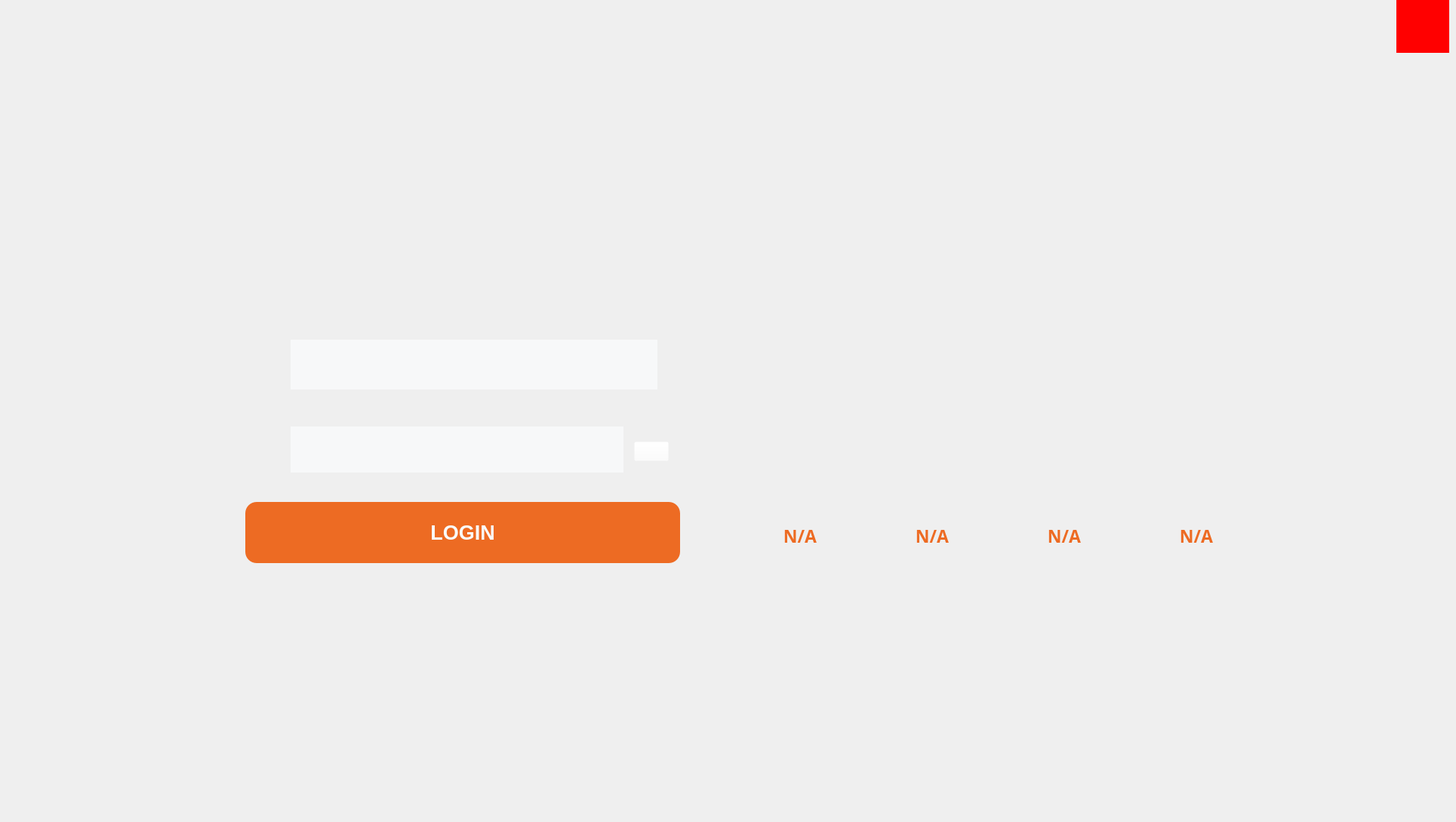
    <widget class="QWidget" name="page_login">
     <widget class="QLabel" name="background_login">
      <property name="geometry">
       <rect>
        <x>0</x>
        <y>0</y>
        <width>1920</width>
        <height>1080</height>
       </rect>
      </property>
      <property name="styleSheet">
       <string notr="true">image: url(:/img/img/LOGIN.png);</string>
      </property>
      <property name="text">
       <string/>
      </property>
     </widget>
     <widget class="QPushButton" name="login_button">
      <property name="geometry">
       <rect>
        <x>325</x>
        <y>665</y>
        <width>576</width>
        <height>81</height>
       </rect>
      </property>
      <property name="font">
       <font>
        <family>Arial</family>
        <pointsize>20</pointsize>
        <bold>true</bold>
       </font>
      </property>
      <property name="styleSheet">
       <string notr="true">QPushButton {
    border: none;
	color: rgb(250, 251, 252);
	background-color: rgb(237, 107, 35);
    border-radius: 15px;
}

QPushButton:hover {
	background-color: rgb(221, 99, 33);
}

QPushButton:pressed {
	background-color: rgb(255, 114, 38);
}
</string>
      </property>
      <property name="text">
       <string>LOGIN</string>
      </property>
     </widget>
     <widget class="QLineEdit" name="username">
      <property name="geometry">
       <rect>
        <x>385</x>
        <y>450</y>
        <width>486</width>
        <height>66</height>
       </rect>
      </property>
      <property name="font">
       <font>
        <pointsize>20</pointsize>
       </font>
      </property>
      <property name="styleSheet">
       <string notr="true">background-color: rgb(247, 248, 249);
color: rgb(82, 115, 163);
border:1px solid rgb(247, 248, 249);</string>
      </property>
      <property name="text">
       <string/>
      </property>
     </widget>
     <widget class="QLineEdit" name="password">
      <property name="geometry">
       <rect>
        <x>385</x>
        <y>565</y>
        <width>441</width>
        <height>61</height>
       </rect>
      </property>
      <property name="font">
       <font>
        <pointsize>20</pointsize>
       </font>
      </property>
      <property name="styleSheet">
       <string notr="true">background-color: rgb(247, 248, 249);
color: rgb(82, 115, 163);
border:1px solid rgb(247, 248, 249);</string>
      </property>
      <property name="text">
       <string/>
      </property>
      <property name="echoMode">
       <enum>QLineEdit::EchoMode::Password</enum>
      </property>
     </widget>
     <widget class="QPushButton" name="toggle_password">
      <property name="geometry">
       <rect>
        <x>840</x>
        <y>585</y>
        <width>46</width>
        <height>26</height>
       </rect>
      </property>
      <property name="font">
       <font>
        <family>SansSerif</family>
        <pointsize>20</pointsize>
       </font>
      </property>
      <property name="styleSheet">
       <string notr="true">QPushButton {
image: url(:/img/img/show.png);
background-color: rgba(255, 255, 255, 0);
}

QPushButton:pressed {
image: url(:/img/img/hide.png);
}
</string>
      </property>
      <property name="text">
       <string/>
      </property>
     </widget>
     <widget class="QLabel" name="day_date_0">
      <property name="geometry">
       <rect>
        <x>1165</x>
        <y>440</y>
        <width>306</width>
        <height>36</height>
       </rect>
      </property>
      <property name="font">
       <font>
        <family>Bahnschrift</family>
        <pointsize>17</pointsize>
        <bold>true</bold>
       </font>
      </property>
      <property name="styleSheet">
       <string notr="true">color: rgb(45, 42, 112);</string>
      </property>
      <property name="text">
       <string/>
      </property>
      <property name="alignment">
       <set>Qt::AlignmentFlag::AlignCenter</set>
      </property>
     </widget>
     <widget class="QLabel" name="time_0">
      <property name="geometry">
       <rect>
        <x>1195</x>
        <y>470</y>
        <width>251</width>
        <height>36</height>
       </rect>
      </property>
      <property name="font">
       <font>
        <family>Bahnschrift</family>
        <pointsize>20</pointsize>
        <bold>true</bold>
       </font>
      </property>
      <property name="styleSheet">
       <string notr="true">color: rgb(45, 42, 112);
</string>
      </property>
      <property name="text">
       <string/>
      </property>
      <property name="alignment">
       <set>Qt::AlignmentFlag::AlignCenter</set>
      </property>
     </widget>
     <widget class="QLabel" name="car_name_0">
      <property name="geometry">
       <rect>
        <x>985</x>
        <y>650</y>
        <width>150</width>
        <height>120</height>
       </rect>
      </property>
      <property name="font">
       <font>
        <family>Bahnschrift</family>
        <pointsize>17</pointsize>
        <bold>true</bold>
       </font>
      </property>
      <property name="styleSheet">
       <string notr="true">color: rgb(237, 107, 35);</string>
      </property>
      <property name="text">
       <string>N/A</string>
      </property>
      <property name="alignment">
       <set>Qt::AlignmentFlag::AlignCenter</set>
      </property>
      <property name="wordWrap">
       <bool>true</bool>
      </property>
     </widget>
     <widget class="QLabel" name="curr_st_0">
      <property name="geometry">
       <rect>
        <x>1160</x>
        <y>650</y>
        <width>150</width>
        <height>120</height>
       </rect>
      </property>
      <property name="font">
       <font>
        <family>Bahnschrift</family>
        <pointsize>17</pointsize>
        <bold>true</bold>
       </font>
      </property>
      <property name="styleSheet">
       <string notr="true">color: rgb(237, 107, 35);</string>
      </property>
      <property name="text">
       <string>N/A</string>
      </property>
      <property name="alignment">
       <set>Qt::AlignmentFlag::AlignCenter</set>
      </property>
      <property name="wordWrap">
       <bool>true</bool>
      </property>
     </widget>
     <widget class="QLabel" name="next_st_0">
      <property name="geometry">
       <rect>
        <x>1335</x>
        <y>650</y>
        <width>150</width>
        <height>120</height>
       </rect>
      </property>
      <property name="font">
       <font>
        <family>Bahnschrift</family>
        <pointsize>17</pointsize>
        <bold>true</bold>
       </font>
      </property>
      <property name="styleSheet">
       <string notr="true">color: rgb(237, 107, 35);</string>
      </property>
      <property name="text">
       <string>N/A</string>
      </property>
      <property name="alignment">
       <set>Qt::AlignmentFlag::AlignCenter</set>
      </property>
      <property name="wordWrap">
       <bool>true</bool>
      </property>
     </widget>
     <widget class="QLabel" name="final_st_0">
      <property name="geometry">
       <rect>
        <x>1510</x>
        <y>650</y>
        <width>150</width>
        <height>120</height>
       </rect>
      </property>
      <property name="font">
       <font>
        <family>Bahnschrift</family>
        <pointsize>17</pointsize>
        <bold>true</bold>
       </font>
      </property>
      <property name="styleSheet">
       <string notr="true">color: rgb(237, 107, 35);</string>
      </property>
      <property name="text">
       <string>N/A</string>
      </property>
      <property name="alignment">
       <set>Qt::AlignmentFlag::AlignCenter</set>
      </property>
      <property name="wordWrap">
       <bool>true</bool>
      </property>
     </widget>
     <widget class="QPushButton" name="exit_button">
      <property name="geometry">
       <rect>
        <x>1850</x>
        <y>0</y>
        <width>70</width>
        <height>70</height>
       </rect>
      </property>
      <property name="toolTip">
       <string>Exit</string>
      </property>
      <property name="styleSheet">
       <string notr="true">QPushButton {
    border: none;
    background-color: rgb(255, 0, 0); /* no tint by default */
    image: url(:/img/img/logout.png);
    border-radius: 0px; /* &lt;&lt;&lt; ini border radius */
}

QPushButton:hover {
    background-color: rgba(255, 0, 0, 75); /* darken image on hover */
}
</string>
      </property>
      <property name="text">
       <string/>
      </property>
     </widget>
    </widget>
